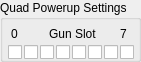
      <widget class="QGroupBox" name="IDC_STATIC_27">
        <property name="geometry">
          <rect>
            <x>631</x>
            <y>853</y>
            <width>141</width>
            <height>62</height>
          </rect>
        </property>
        <property name="title">
          <string>Quad Powerup Settings</string>
        </property>
        <property name="visible">
          <bool>true</bool>
        </property>
        <property name="enabled">
          <bool>true</bool>
        </property>
        <property name="flat">
          <bool>false</bool>
        </property>
        <widget class="QLabel" name="IDC_STATIC_28">
          <property name="geometry">
            <rect>
              <x>11</x>
              <y>27</y>
              <width>51</width>
              <height>16</height>
            </rect>
          </property>
          <property name="text">
            <string>0</string>
          </property>
          <property name="visible">
            <bool>true</bool>
          </property>
          <property name="enabled">
            <bool>true</bool>
          </property>
          <property name="alignment">
            <set>Qt::AlignLeft</set>
          </property>
        </widget>
        <widget class="QLabel" name="IDC_STATIC_29">
          <property name="geometry">
            <rect>
              <x>49</x>
              <y>27</y>
              <width>56</width>
              <height>16</height>
            </rect>
          </property>
          <property name="text">
            <string>Gun Slot</string>
          </property>
          <property name="visible">
            <bool>true</bool>
          </property>
          <property name="enabled">
            <bool>true</bool>
          </property>
          <property name="alignment">
            <set>Qt::AlignLeft</set>
          </property>
        </widget>
        <widget class="QLabel" name="IDC_STATIC_30">
          <property name="geometry">
            <rect>
              <x>120</x>
              <y>27</y>
              <width>51</width>
              <height>16</height>
            </rect>
          </property>
          <property name="text">
            <string>7</string>
          </property>
          <property name="visible">
            <bool>true</bool>
          </property>
          <property name="enabled">
            <bool>true</bool>
          </property>
          <property name="alignment">
            <set>Qt::AlignLeft</set>
          </property>
        </widget>
        <widget class="QCheckBox" name="IDC_GP_MASK_Q_0">
          <property name="geometry">
            <rect>
              <x>8</x>
              <y>43</y>
              <width>79</width>
              <height>19</height>
            </rect>
          </property>
          <property name="visible">
            <bool>true</bool>
          </property>
          <property name="enabled">
            <bool>true</bool>
          </property>
        </widget>
        <widget class="QCheckBox" name="IDC_GP_MASK_Q_1">
          <property name="geometry">
            <rect>
              <x>24</x>
              <y>43</y>
              <width>79</width>
              <height>19</height>
            </rect>
          </property>
          <property name="visible">
            <bool>true</bool>
          </property>
          <property name="enabled">
            <bool>true</bool>
          </property>
        </widget>
        <widget class="QCheckBox" name="IDC_GP_MASK_Q_2">
          <property name="geometry">
            <rect>
              <x>40</x>
              <y>43</y>
              <width>79</width>
              <height>19</height>
            </rect>
          </property>
          <property name="visible">
            <bool>true</bool>
          </property>
          <property name="enabled">
            <bool>true</bool>
          </property>
        </widget>
        <widget class="QCheckBox" name="IDC_GP_MASK_Q_3">
          <property name="geometry">
            <rect>
              <x>56</x>
              <y>43</y>
              <width>79</width>
              <height>19</height>
            </rect>
          </property>
          <property name="visible">
            <bool>true</bool>
          </property>
          <property name="enabled">
            <bool>true</bool>
          </property>
        </widget>
        <widget class="QCheckBox" name="IDC_GP_MASK_Q_4">
          <property name="geometry">
            <rect>
              <x>72</x>
              <y>43</y>
              <width>79</width>
              <height>19</height>
            </rect>
          </property>
          <property name="visible">
            <bool>true</bool>
          </property>
          <property name="enabled">
            <bool>true</bool>
          </property>
        </widget>
        <widget class="QCheckBox" name="IDC_GP_MASK_Q_5">
          <property name="geometry">
            <rect>
              <x>88</x>
              <y>43</y>
              <width>79</width>
              <height>19</height>
            </rect>
          </property>
          <property name="visible">
            <bool>true</bool>
          </property>
          <property name="enabled">
            <bool>true</bool>
          </property>
        </widget>
        <widget class="QCheckBox" name="IDC_GP_MASK_Q_6">
          <property name="geometry">
            <rect>
              <x>104</x>
              <y>43</y>
              <width>79</width>
              <height>19</height>
            </rect>
          </property>
          <property name="visible">
            <bool>true</bool>
          </property>
          <property name="enabled">
            <bool>true</bool>
          </property>
        </widget>
        <widget class="QCheckBox" name="IDC_GP_MASK_Q_7">
          <property name="geometry">
            <rect>
              <x>120</x>
              <y>43</y>
              <width>79</width>
              <height>19</height>
            </rect>
          </property>
          <property name="visible">
            <bool>true</bool>
          </property>
          <property name="enabled">
            <bool>true</bool>
          </property>
        </widget>
      </widget>
